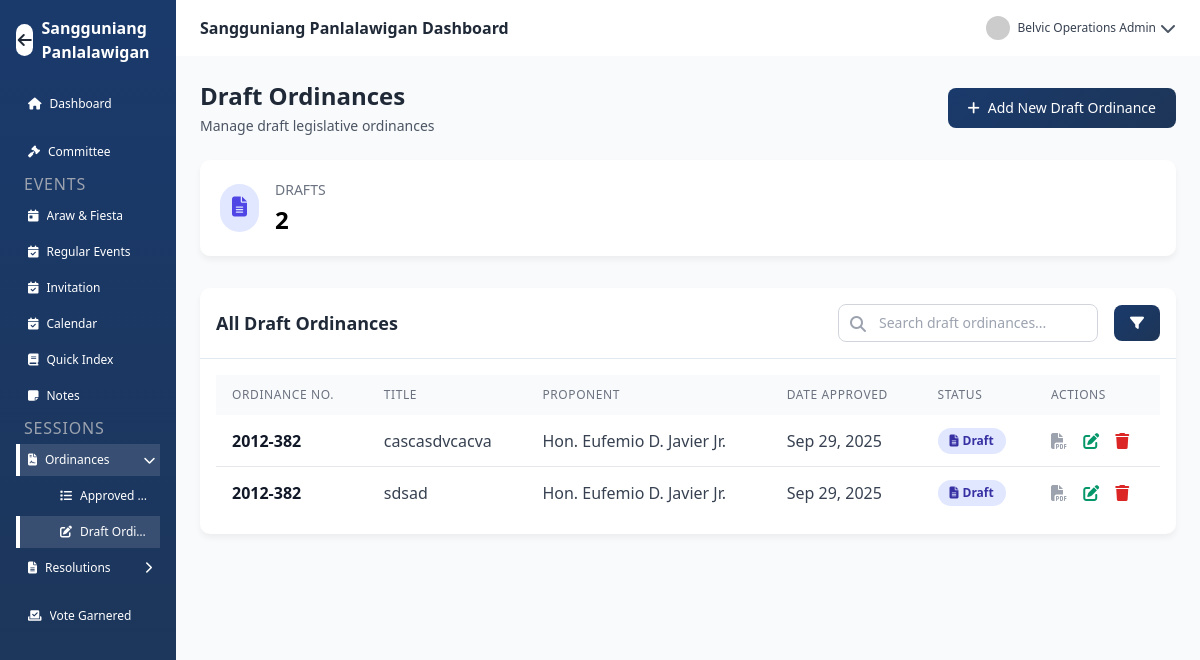
/SP/draft_ordinances.php (signed in), run on the app's committed database.
### tables this page shows
CREATE TABLE `ordinances` (
  `id` int(11) NOT NULL,
  `ordinance_number` varchar(50) NOT NULL,
  `title` varchar(255) NOT NULL,
  `proponent` varchar(255) NOT NULL,
  `date_approved` date NOT NULL,
  `description` text DEFAULT NULL,
  `pdf_file` varchar(255) DEFAULT NULL,
  `draft_status` varchar(100) NOT NULL,
  `status` enum('draft','pending','approved','rejected') DEFAULT 'approved',
  `created_at` timestamp NOT NULL DEFAULT current_timestamp(),
  `updated_at` timestamp NOT NULL DEFAULT current_timestamp() ON UPDATE current_timestamp()
);

### SP/draft_ordinances.php (the view, shortened to what this page needs)
<?php
require_once 'config/conn.php';
$draft_count = 0;
$result = $conn->query("SELECT status, COUNT(*) as count FROM ordinances GROUP BY status");
while ($row = $result->fetch_assoc()) {
    if ($row['status'] === 'draft') {
        $draft_count = $row['count'];
    }
}
$search = isset($_GET['search']) ? trim($_GET['search']) : '';
$query = "SELECT * FROM ordinances WHERE status = 'draft'";
$query .= " ORDER BY date_approved DESC";
$stmt = $conn->prepare($query);
$stmt->execute();
$ordinances_result = $stmt->get_result();
?>
<!DOCTYPE html>
<html lang="en">
<head>
    <link href="https://cdn.jsdelivr.net/npm/tailwindcss@2.2.19/dist/tailwind.min.css" rel="stylesheet">
    <link href="https://cdnjs.cloudflare.com/ajax/libs/font-awesome/6.4.0/css/all.min.css" rel="stylesheet">
</head>
<body class="flex h-screen overflow-hidden bg-gray-50">
    <?php include 'bar/sidebar.php'; ?>
    <div class="flex-1 flex flex-col overflow-hidden">
        <?php include 'bar/header.php'; ?>
        <main class="flex-1 overflow-y-auto p-6 bg-gray-50">
            <div class="flex justify-between items-center mb-6">
                <div>
                    <h1 class="text-2xl font-bold text-gray-800">Draft Ordinances</h1>
                    <p class="text-gray-600 text-sm mt-1">Manage draft legislative ordinances</p>
                </div>
                <button onclick="openAddModal()" class="btn-primary text-white px-5 py-2.5 rounded-lg font-medium text-sm">
                    <i class="fas fa-plus mr-2"></i>Add New Draft Ordinance
                </button>
            </div>
            <div class="grid grid-cols-1 gap-6 mb-8">
                <div class="card bg-white">
                    <div class="p-5">
                        <div class="flex items-center">
                            <div class="p-3 rounded-full bg-indigo-100 text-indigo-600 mr-4">
                                <i class="fas fa-file-alt text-xl"></i>
                            </div>
                            <div>
                                <h3 class="text-gray-500 text-sm uppercase">Drafts</h3>
                                <p class="text-2xl font-bold mt-1"><?php echo $draft_count; ?></p>
                            </div>
                        </div>
                    </div>
                </div>
            </div>
            <div class="card bg-white">
                <div class="card-header p-4 flex justify-between items-center">
                    <h2 class="text-lg font-semibold text-gray-800">All Draft Ordinances</h2>
                    <form method="GET" class="flex items-center space-x-4">
                        <div class="relative">
                            <input type="text" name="search" value="<?php echo htmlspecialchars($search); ?>" placeholder="Search draft ordinances..." class="pl-10 pr-4 py-2 border border-gray-300 rounded-lg text-sm focus:outline-none focus:border-blue-500">
                            <i class="fas fa-search absolute left-3 top-3 text-gray-400"></i>
                        </div>
                        <button type="submit" class="btn-primary text-white px-4 py-2 rounded-lg text-sm">
                            <i class="fas fa-filter"></i>
                        </button>
                    </form>
                </div>
                <div class="p-4">
                    <div class="overflow-x-auto">
                        <table class="w-full">
                            <thead class="bg-gray-50">
                                <tr>
                                    <th class="py-3 px-4 text-left text-xs font-medium text-gray-500 uppercase tracking-wider">Ordinance No.</th>
                                    <th class="py-3 px-4 text-left text-xs font-medium text-gray-500 uppercase tracking-wider">Title</th>
                                    <th class="py-3 px-4 text-left text-xs font-medium text-gray-500 uppercase tracking-wider">Proponent</th>
                                    <th class="py-3 px-4 text-left text-xs font-medium text-gray-500 uppercase tracking-wider">Date Approved</th>
                                    <th class="py-3 px-4 text-left text-xs font-medium text-gray-500 uppercase tracking-wider">Status</th>
                                    <th class="py-3 px-4 text-left text-xs font-medium text-gray-500 uppercase tracking-wider">Actions</th>
                                </tr>
                            </thead>
                            <tbody class="divide-y divide-gray-200">
                                <?php if ($ordinances_result->num_rows > 0): ?>
                                    <?php while ($ordinance = $ordinances_result->fetch_assoc()): ?>
                                        <tr class="hover:bg-gray-50">
                                            <td class="py-3 px-4 font-semibold text-gray-900"><?php echo htmlspecialchars($ordinance['ordinance_number']); ?></td>
                                            <td class="py-3 px-4 text-gray-700"><?php echo htmlspecialchars($ordinance['title']); ?></td>
                                            <td class="py-3 px-4 text-gray-700"><?php echo htmlspecialchars($ordinance['proponent']); ?></td>
                                            <td class="py-3 px-4 text-gray-700"><?php echo date('M d, Y', strtotime($ordinance['date_approved'])); ?></td>
                                            <td class="py-3 px-4">
                                                <?php
                                                    $status_class = 'status-' . $ordinance['status'];
                                                    $status_icon = '';
                                                    $status_text = ucfirst($ordinance['status']);
                                                    switch($ordinance['status']) {
                                                        case 'draft':
                                                            $status_icon = 'fa-file-alt';
                                                            break;
                                                    }
                                                ?>
                                                <span class="status-badge <?php echo $status_class; ?>">
                                                    <i class="fas <?php echo $status_icon; ?> mr-1"></i> <?php echo $status_text; ?>
                                                </span>
                                            </td>
                                            <td class="py-3 px-4">
                                                <?php if (!empty($ordinance['pdf_file']) && file_exists($ordinance['pdf_file'])): ?>
                                                    <button onclick="viewPDF('<?php echo htmlspecialchars($ordinance['pdf_file']); ?>', '<?php echo htmlspecialchars($ordinance['title']); ?>')" class="text-blue-600 hover:text-blue-800 mr-3" title="View PDF">
                                                        <i class="fas fa-file-pdf"></i>
                                                    </button>
                                                <?php else: ?>
                                                    <button class="text-gray-400 mr-3 cursor-not-allowed" title="No PDF available" disabled>
                                                        <i class="fas fa-file-pdf"></i>
                                                    </button>
                                                <?php endif; ?>
                                                <button onclick="editOrdinance(<?php echo $ordinance['id']; ?>)" class="text-green-600 hover:text-green-800 mr-3" title="Edit">
                                                    <i class="fas fa-edit"></i>
                                                </button>
                                                <button onclick="deleteOrdinance(<?php echo $ordinance['id']; ?>)" class="text-red-600 hover:text-red-800" title="Delete">
                                                    <i class="fas fa-trash"></i>
                                                </button>
                                            </td>
                                        </tr>
                                    <?php endwhile; ?>
                                <?php endif; ?>
                            </tbody>
                        </table>
                    </div>
                </div>
            </div>
        </main>
    </div>
</body>
</html>

### SP/draft_ordinances.php (style rules this page uses)
:root { --primary: #1a3a6c; --secondary: #e63946; --accent: #2a9d8f; --light: #f1faee; --dark: #1d3557; --gray: #8d99ae; --light-gray: #edf2f4; }
body { font-family: 'Segoe UI', Tahoma, Geneva, Verdana, sans-serif; background-color: #f8fafc; }
.card { box-shadow: 0 4px 6px rgba(0, 0, 0, 0.05); transition: all 0.3s ease; border-radius: 10px; overflow: hidden; }
.card-header { border-bottom: 1px solid #e2e8f0; }
.btn-primary { background: linear-gradient(135deg, var(--primary), var(--dark)); transition: all 0.3s ease; }
.status-badge { display: inline-flex; align-items: center; padding: 0.25rem 0.75rem; border-radius: 9999px; font-size: 0.75rem; font-weight: 600; }
.status-draft { background-color: #e0e7ff; color: #3730a3; }

### SP/bar/sidebar.php (style rules this page uses)
:root { --primary: #1a3a6c; --secondary: #e63946; --accent: #2a9d8f; --light: #f1faee; --dark: #1d3557; --gray: #8d99ae; --light-gray: #edf2f4; }
body { font-family: 'Segoe UI', Tahoma, Geneva, Verdana, sans-serif; background-color: #f8fafc; }
.card { box-shadow: 0 4px 6px rgba(0, 0, 0, 0.05); transition: all 0.3s ease; border-radius: 10px; overflow: hidden; }
.card-header { border-bottom: 1px solid #e2e8f0; }
.btn-primary { background: linear-gradient(135deg, var(--primary), var(--dark)); transition: all 0.3s ease; }

### data on the page
ordinances: ordinance_number "2012-382", title "cascasdvcacva", proponent "Hon. Eufemio D. Javier Jr.", date_approved "Sep 29, 2025", status "Draft"
ordinances: ordinance_number "2012-382", title "sdsad", proponent "Hon. Eufemio D. Javier Jr.", date_approved "Sep 29, 2025", status "Draft"

### other printed values
$full_name "Belvic Operations Admin"
$draft_count "2"
